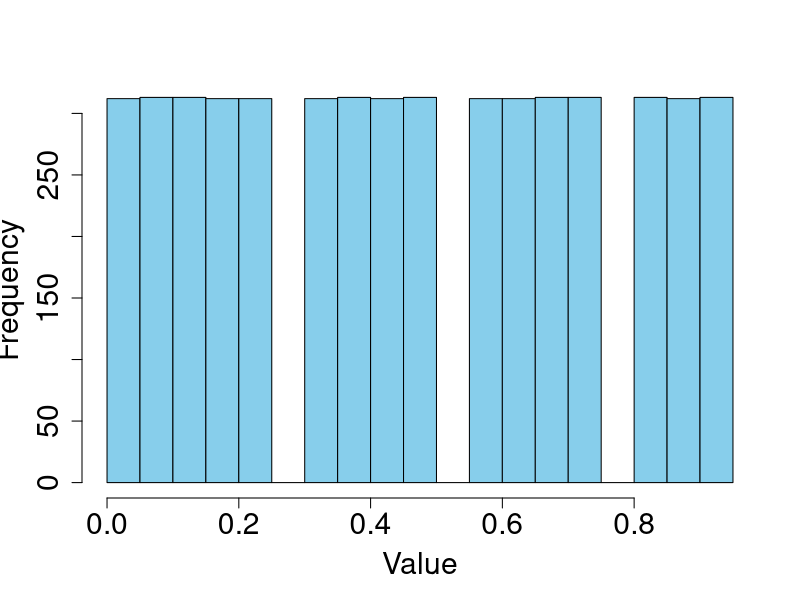
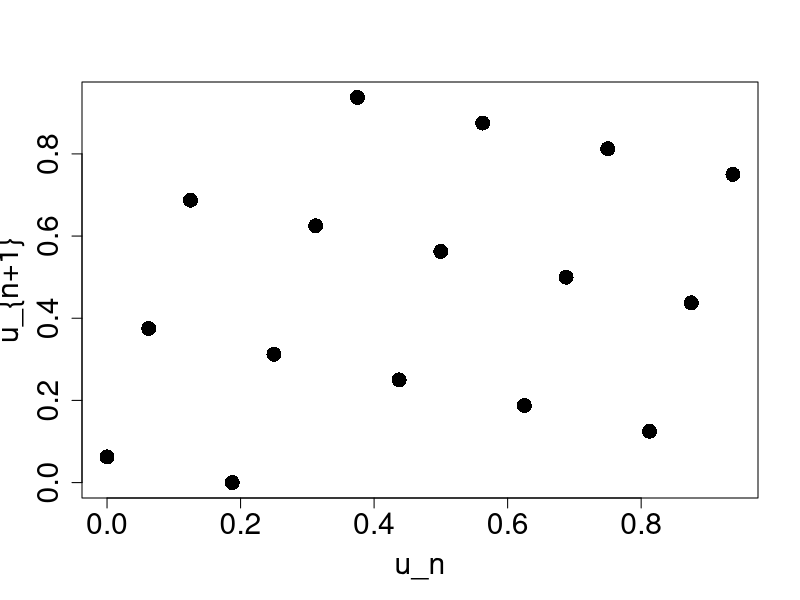
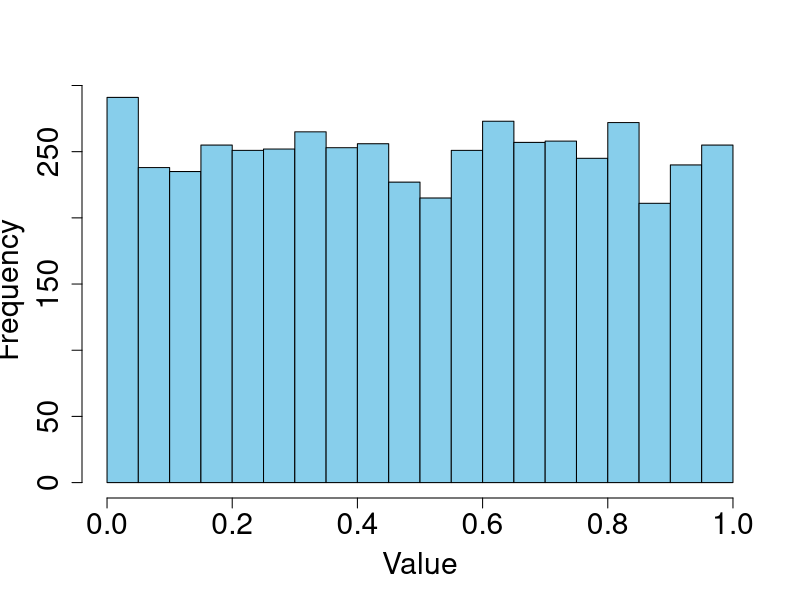
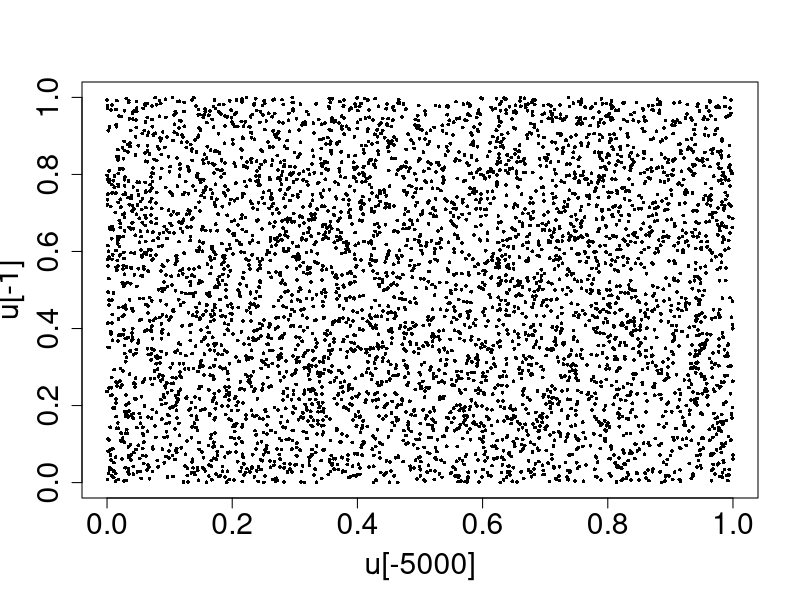
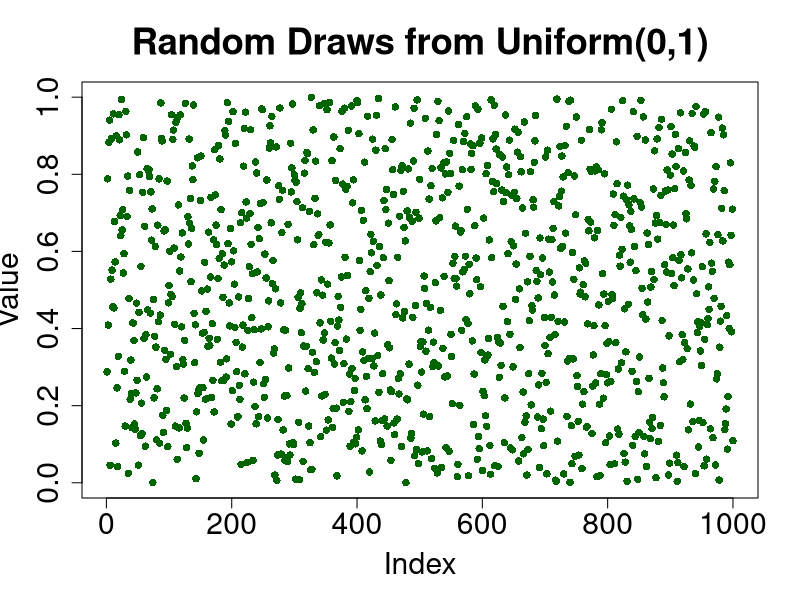
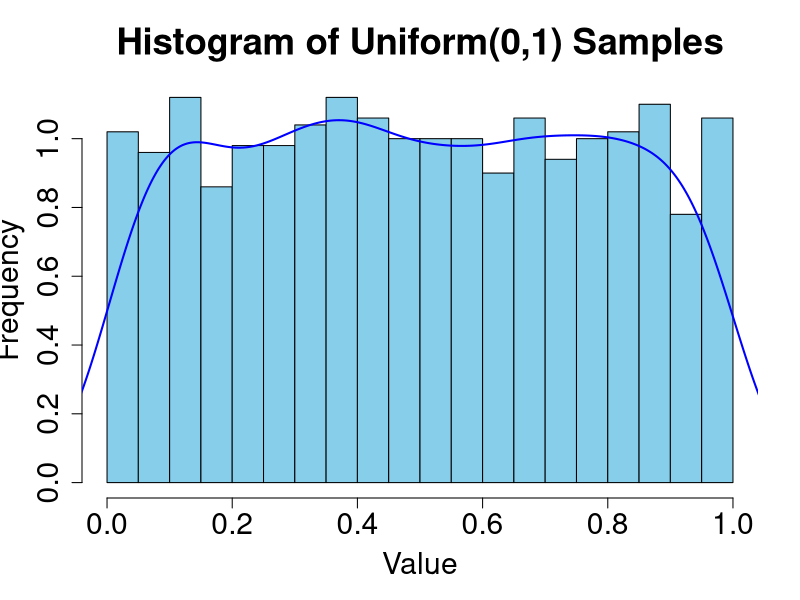
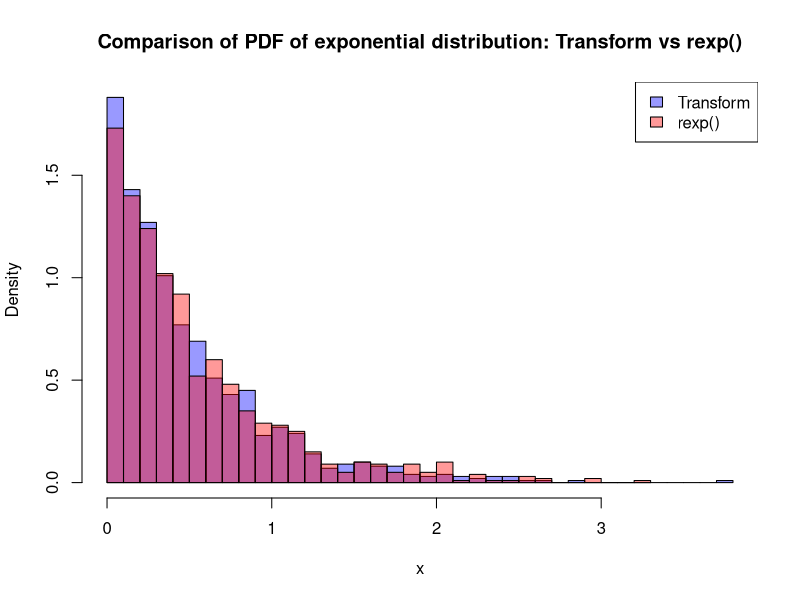
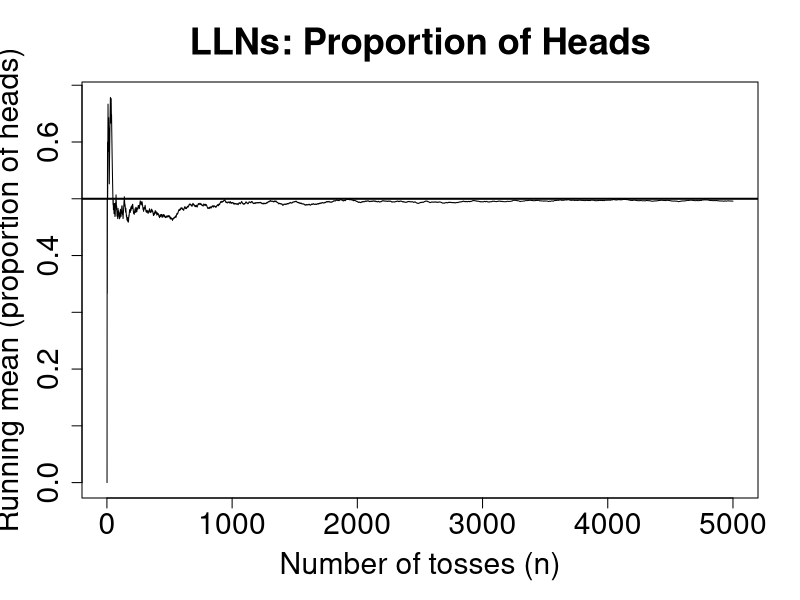

Source code (R) for these figures, in order:
## ---- chunk 1
#| label: LCG example
lcg <- function(n, seed = 1, a = 1664525, c = 1013904223, m = 2^32) {
  x <- numeric(n)
  x[1] <- seed
  for (i in 2:n) {
    x[i] <- (a * x[i-1] + c) %% m
  }
  return(x)
}
set.seed(123)
u <- lcg(1000); head(u)
## ---- chunk 2
#| label: Bad LCG
# Bad LCG
lcg <- function(n, seed = 1, a = 5, c = 1, m = 16) {
  x <- numeric(n)
  x[1] <- seed
  for (i in 2:n) {
    x[i] <- (a * x[i-1] + c) %% m
  }
  u <- x / m   # convert to Uniform(0,1)
  return(u)
}
set.seed(123); u <- lcg(5000)
## ---- chunk 3
#| label: Bad LCG Histogram
hist(u, breaks=30, col="skyblue",
     xlab="Value", main="",
     cex.axis=1.8, cex.lab=1.8)
## ---- chunk 4
#| label: Bad LCG Pair plot
plot(u[-5000], u[-1], pch=16, cex=2, 
    xlab = "u_n", ylab = "u_{n+1}",
    cex.axis=1.8, cex.lab=1.8)
## ---- chunk 5
#| label: Good LCG
# Good LCG
lcg <- function(n, seed, a, c, m, as.uniform = TRUE) {
  x <- numeric(n)
  x[1] <- seed
  for (i in 2:n) {
    x[i] <- (a * x[i - 1] + c) %% m
  }
  if (as.uniform) {
    return(x / m)   # convert to Uniform(0,1)
  } else {
    return(x)       # return raw integers
  }
}
set.seed(123); u <- lcg(n=5000, seed=1, a=1664525, c=1013904223, m=2^32)
## ---- chunk 6
#| label: Good LCG Histogram
hist(u, breaks=30, col="skyblue",
    main="", xlab="Value",
    cex.axis=1.8, cex.lab=1.8)
## ---- chunk 7
#| label: Good LCG Pair plot
# Successive pair plot
plot(u[-5000], u[-1], pch=16, cex=0.5,
    cex.axis=1.8, cex.lab=1.8)
## ---- chunk 8
#| label: runif(1000,0,1)
set.seed(123); u <- runif(1000, 0, 1)
## ---- chunk 9
#| label: Uniform(0,1) Scatter
#| fig-align: "center"
#| echo: false
#| code-summary: "Code"
#| fig-height: 7

plot(u, pch = 16, col = "darkgreen",
     main = "Random Draws from Uniform(0,1)",
     xlab = "Index", ylab = "Value",
     cex.main = 2.2,   # Increase main title size by 50%
     cex.lab = 1.8,    # Increase axis labels size by 20%
     cex.axis = 1.8,     # Keep axis text at default size
     )
## ---- chunk 10
#| label: Uniform(0,1) Histogram
#| fig-align: "center"
#| echo: false
#| code-summary: "Code"
#| fig-height: 7
hist(u,
     breaks = 20,
     col = "skyblue",
     main = "Histogram of Uniform(0,1) Samples",
     xlab = "Value",
     ylab = "Frequency",
     freq = FALSE,
     cex.main = 2.2,   # Increase main title size by 50%
     cex.lab = 1.8,    # Increase axis labels size by 20%
     cex.axis = 1.8,     # Keep axis text at default size
     )
lines(density(u), col = "blue", lwd = 2)

## ---- chunk 11
#| label: Generated vs Transform Exp
#| fig-height: 6
#| code-fold: true
#| code-summary: ""

set.seed(123)
# Step 1: generate Uniform(0,1) values
u <- runif(1000)

# Step 2: transform them into Exponential(lambda)
lambda <- 2   # rate parameter
x <- -log(1 - u) / lambda

# Step 3: Plot and compare with R's built-in rexp()
x_builtin <- rexp(1000, rate = lambda)
hist(x, breaks = 30, col = rgb(0,0,1,0.4), freq = FALSE,
     main = "Comparison of PDF of exponential distribution: Transform vs rexp()")
hist(x_builtin, breaks = 30, col = rgb(1,0,0,0.4), freq = FALSE, add = TRUE)
legend("topright", legend = c("Transform", "rexp()"),
       fill = c(rgb(0,0,1,0.4), rgb(1,0,0,0.4)))
## ---- chunk 12
#| label: LLN setup
#| echo: false
set.seed(123)
n <- 5000
## ---- chunk 13
#| fig-align: center
#| code-fold: true
#| label: LLNs with Binomial
#| code-summary: "Flipping a fair coin for 5000 times."

# Demonstrate the LLN with coin tosses
x <- rbinom(5000, size = 1, prob = 0.5)   # 1 = Head, 0 = Tail
running_mean <- cumsum(x) / seq_len(n)

plot(running_mean, type = "l",
     xlab = "Number of tosses (n)",
     ylab = "Running mean (proportion of heads)",
     main = "LLNs: Proportion of Heads",
     cex.main = 2.2,
     cex.lab = 1.8,
     cex.axis = 1.8,
     )

abline(h = 0.5, lwd = 2)  # true mean
## ---- chunk 14
#| fig-align: center
#| code-fold: true
#| label: LLNs with Exp(1)
#| code-summary: "Simulate Exp(1) for 5000 times."

# LLN with an Exponential(1) random variable (true mean = 1)
x <- rexp(n, rate = 1)
running_mean <- cumsum(x) / seq_len(n)

plot(running_mean, type = "l",
     xlab = "Number of samples (n)",
     ylab = "Running mean",
     main = "LLNs: Exponential(1)",
      cex.main = 2.2,
     cex.lab = 1.8,
     cex.axis = 1.8,
     )

abline(h = 1, lwd = 2)  # true mean
